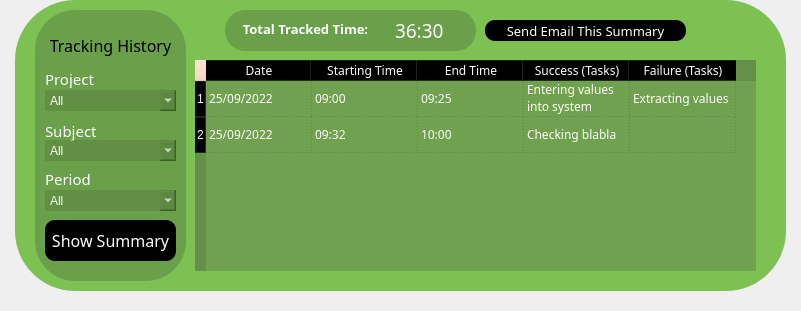
  <widget class="QWidget" name="downsideWidget" native="true">
   <property name="geometry">
    <rect>
     <x>0</x>
     <y>300</y>
     <width>801</width>
     <height>311</height>
    </rect>
   </property>
   <property name="styleSheet">
    <string notr="true"/>
   </property>
   <widget class="QWidget" name="trackingHistoryWidget" native="true">
    <property name="enabled">
     <bool>true</bool>
    </property>
    <property name="geometry">
     <rect>
      <x>15</x>
      <y>0</y>
      <width>771</width>
      <height>291</height>
     </rect>
    </property>
    <property name="styleSheet">
     <string notr="true">background-color:rgb(125, 193, 83);
color:rgb(255,255,255);

border-radius:60px;</string>
    </property>
    <widget class="QWidget" name="showSummaryWidget" native="true">
     <property name="enabled">
      <bool>true</bool>
     </property>
     <property name="geometry">
      <rect>
       <x>20</x>
       <y>10</y>
       <width>151</width>
       <height>271</height>
      </rect>
     </property>
     <property name="styleSheet">
      <string notr="true">background-color:rgba(88, 128, 63, 128);
border-radius:40px;
</string>
     </property>
     <widget class="QComboBox" name="showSummaryProjectCombo">
      <property name="geometry">
       <rect>
        <x>10</x>
        <y>80</y>
        <width>131</width>
        <height>21</height>
       </rect>
      </property>
      <property name="styleSheet">
       <string notr="true"/>
      </property>
      <item>
       <property name="text">
        <string>All</string>
       </property>
      </item>
      <item>
       <property name="text">
        <string>project01</string>
       </property>
      </item>
      <item>
       <property name="text">
        <string>project02</string>
       </property>
      </item>
      <item>
       <property name="text">
        <string>project03</string>
       </property>
      </item>
     </widget>
     <widget class="QLabel" name="showSummaryProjectText">
      <property name="geometry">
       <rect>
        <x>10</x>
        <y>60</y>
        <width>71</width>
        <height>18</height>
       </rect>
      </property>
      <property name="font">
       <font>
        <family>Chalkboard</family>
        <pointsize>11</pointsize>
        <weight>50</weight>
        <bold>false</bold>
        <underline>false</underline>
       </font>
      </property>
      <property name="layoutDirection">
       <enum>Qt::LeftToRight</enum>
      </property>
      <property name="styleSheet">
       <string notr="true">background-color:rgba(255, 255, 255, 0);</string>
      </property>
      <property name="text">
       <string>Project</string>
      </property>
     </widget>
     <widget class="QLabel" name="showSummarySubjectText">
      <property name="geometry">
       <rect>
        <x>10</x>
        <y>110</y>
        <width>61</width>
        <height>21</height>
       </rect>
      </property>
      <property name="font">
       <font>
        <family>Chalkboard</family>
        <pointsize>11</pointsize>
        <underline>false</underline>
       </font>
      </property>
      <property name="layoutDirection">
       <enum>Qt::LeftToRight</enum>
      </property>
      <property name="styleSheet">
       <string notr="true">background-color:rgba(255, 255, 255, 0);</string>
      </property>
      <property name="text">
       <string>Subject</string>
      </property>
     </widget>
     <widget class="QLabel" name="showSummaryPeriodText">
      <property name="geometry">
       <rect>
        <x>10</x>
        <y>160</y>
        <width>51</width>
        <height>18</height>
       </rect>
      </property>
      <property name="font">
       <font>
        <family>Chalkboard</family>
        <pointsize>11</pointsize>
        <underline>false</underline>
       </font>
      </property>
      <property name="layoutDirection">
       <enum>Qt::LeftToRight</enum>
      </property>
      <property name="styleSheet">
       <string notr="true">background-color:rgba(255, 255, 255, 0);</string>
      </property>
      <property name="text">
       <string>Period</string>
      </property>
     </widget>
     <widget class="QComboBox" name="showSummarySubjectCombo">
      <property name="geometry">
       <rect>
        <x>10</x>
        <y>130</y>
        <width>131</width>
        <height>21</height>
       </rect>
      </property>
      <property name="styleSheet">
       <string notr="true"/>
      </property>
      <item>
       <property name="text">
        <string>All</string>
       </property>
      </item>
      <item>
       <property name="text">
        <string>Subject01</string>
       </property>
      </item>
      <item>
       <property name="text">
        <string>Subject02</string>
       </property>
      </item>
      <item>
       <property name="text">
        <string>Subject03</string>
       </property>
      </item>
     </widget>
     <widget class="QComboBox" name="showSummaryPeriodCombo">
      <property name="geometry">
       <rect>
        <x>10</x>
        <y>180</y>
        <width>131</width>
        <height>21</height>
       </rect>
      </property>
      <property name="styleSheet">
       <string notr="true"/>
      </property>
      <item>
       <property name="text">
        <string>All</string>
       </property>
      </item>
      <item>
       <property name="text">
        <string>Today</string>
       </property>
      </item>
      <item>
       <property name="text">
        <string>This week</string>
       </property>
      </item>
      <item>
       <property name="text">
        <string>This month</string>
       </property>
      </item>
      <item>
       <property name="text">
        <string/>
       </property>
      </item>
     </widget>
     <widget class="QLabel" name="trackingHistoryTitleText">
      <property name="geometry">
       <rect>
        <x>10</x>
        <y>20</y>
        <width>131</width>
        <height>31</height>
       </rect>
      </property>
      <property name="font">
       <font>
        <family>Chalkboard</family>
        <pointsize>12</pointsize>
        <weight>50</weight>
        <bold>false</bold>
        <underline>false</underline>
       </font>
      </property>
      <property name="layoutDirection">
       <enum>Qt::LeftToRight</enum>
      </property>
      <property name="styleSheet">
       <string notr="true">background-color: rgba(255, 255, 255, 0);
border-radius:10px;
color:rgb(0,0,0);</string>
      </property>
      <property name="text">
       <string>Tracking History</string>
      </property>
      <property name="alignment">
       <set>Qt::AlignCenter</set>
      </property>
     </widget>
     <widget class="QPushButton" name="showSummaryButton">
      <property name="geometry">
       <rect>
        <x>10</x>
        <y>210</y>
        <width>131</width>
        <height>41</height>
       </rect>
      </property>
      <property name="font">
       <font>
        <family>Chalkboard</family>
        <pointsize>12</pointsize>
       </font>
      </property>
      <property name="styleSheet">
       <string notr="true">background-color:rgb(0, 0, 0);
border-radius:10px;
color:rgb(255, 255, 255);</string>
      </property>
      <property name="text">
       <string>Show Summary</string>
      </property>
     </widget>
    </widget>
    <widget class="QWidget" name="summaryTablePart" native="true">
     <property name="enabled">
      <bool>true</bool>
     </property>
     <property name="geometry">
      <rect>
       <x>180</x>
       <y>60</y>
       <width>561</width>
       <height>211</height>
      </rect>
     </property>
     <property name="styleSheet">
      <string notr="true">background-color:rgba(255, 207, 180, 24);
border-radius:0px;

 
</string>
     </property>
     <widget class="QTableWidget" name="summaryTableValuesWidget">
      <property name="geometry">
       <rect>
        <x>0</x>
        <y>0</y>
        <width>561</width>
        <height>211</height>
       </rect>
      </property>
      <property name="font">
       <font>
        <family>Chalkboard</family>
        <pointsize>9</pointsize>
        <weight>50</weight>
        <italic>false</italic>
        <bold>false</bold>
       </font>
      </property>
      <property name="styleSheet">
       <string notr="true">background-color:rgba(88, 128, 63, 128);
font: 9pt &quot;Chalkboard&quot;;
text-align: center;</string>
      </property>
      <property name="sizeAdjustPolicy">
       <enum>QAbstractScrollArea::AdjustIgnored</enum>
      </property>
      <property name="autoScrollMargin">
       <number>14</number>
      </property>
      <property name="alternatingRowColors">
       <bool>false</bool>
      </property>
      <property name="gridStyle">
       <enum>Qt::DotLine</enum>
      </property>
      <property name="wordWrap">
       <bool>true</bool>
      </property>
      <attribute name="horizontalHeaderMinimumSectionSize">
       <number>20</number>
      </attribute>
      <attribute name="horizontalHeaderDefaultSectionSize">
       <number>106</number>
      </attribute>
      <attribute name="verticalHeaderCascadingSectionResizes">
       <bool>false</bool>
      </attribute>
      <attribute name="verticalHeaderMinimumSectionSize">
       <number>25</number>
      </attribute>
      <attribute name="verticalHeaderDefaultSectionSize">
       <number>36</number>
      </attribute>
      <row>
       <property name="text">
        <string>1</string>
       </property>
       <property name="font">
        <font>
         <pointsize>9</pointsize>
        </font>
       </property>
       <property name="background">
        <color>
         <red>0</red>
         <green>0</green>
         <blue>0</blue>
        </color>
       </property>
      </row>
      <row>
       <property name="text">
        <string>2</string>
       </property>
       <property name="font">
        <font>
         <pointsize>9</pointsize>
        </font>
       </property>
       <property name="background">
        <color>
         <red>0</red>
         <green>0</green>
         <blue>0</blue>
        </color>
       </property>
      </row>
      <column>
       <property name="text">
        <string>Date</string>
       </property>
       <property name="font">
        <font>
         <family>Chalkboard</family>
         <pointsize>9</pointsize>
        </font>
       </property>
       <property name="background">
        <color>
         <red>0</red>
         <green>0</green>
         <blue>0</blue>
        </color>
       </property>
      </column>
      <column>
       <property name="text">
        <string>Starting Time</string>
       </property>
       <property name="font">
        <font>
         <family>Chalkboard</family>
         <pointsize>9</pointsize>
        </font>
       </property>
       <property name="background">
        <color>
         <red>0</red>
         <green>0</green>
         <blue>0</blue>
        </color>
       </property>
      </column>
      <column>
       <property name="text">
        <string>End Time</string>
       </property>
       <property name="font">
        <font>
         <family>Chalkboard</family>
         <pointsize>9</pointsize>
        </font>
       </property>
       <property name="background">
        <color>
         <red>0</red>
         <green>0</green>
         <blue>0</blue>
        </color>
       </property>
      </column>
      <column>
       <property name="text">
        <string>Success (Tasks)</string>
       </property>
       <property name="font">
        <font>
         <family>Chalkboard</family>
         <pointsize>9</pointsize>
        </font>
       </property>
       <property name="background">
        <color>
         <red>0</red>
         <green>0</green>
         <blue>0</blue>
        </color>
       </property>
      </column>
      <column>
       <property name="text">
        <string>Failure (Tasks)</string>
       </property>
       <property name="font">
        <font>
         <family>Chalkboard</family>
         <pointsize>9</pointsize>
        </font>
       </property>
       <property name="background">
        <color>
         <red>0</red>
         <green>0</green>
         <blue>0</blue>
        </color>
       </property>
      </column>
      <item row="0" column="0">
       <property name="text">
        <string>25/09/2022</string>
       </property>
       <property name="font">
        <font>
         <pointsize>9</pointsize>
        </font>
       </property>
      </item>
      <item row="0" column="1">
       <property name="text">
        <string>09:00</string>
       </property>
       <property name="font">
        <font>
         <pointsize>9</pointsize>
        </font>
       </property>
      </item>
      <item row="0" column="2">
       <property name="text">
        <string>09:25</string>
       </property>
       <property name="font">
        <font>
         <pointsize>9</pointsize>
        </font>
       </property>
      </item>
      <item row="0" column="3">
       <property name="text">
        <string>Entering values into system</string>
       </property>
       <property name="font">
        <font>
         <pointsize>9</pointsize>
        </font>
       </property>
      </item>
      <item row="0" column="4">
       <property name="text">
        <string>Extracting values</string>
       </property>
       <property name="font">
        <font>
         <pointsize>9</pointsize>
        </font>
       </property>
      </item>
      <item row="1" column="0">
       <property name="text">
        <string>25/09/2022</string>
       </property>
       <property name="font">
        <font>
         <pointsize>9</pointsize>
        </font>
       </property>
      </item>
      <item row="1" column="1">
       <property name="text">
        <string>09:32</string>
       </property>
       <property name="font">
        <font>
         <pointsize>9</pointsize>
        </font>
       </property>
      </item>
      <item row="1" column="2">
       <property name="text">
        <string>10:00</string>
       </property>
       <property name="font">
        <font>
         <pointsize>9</pointsize>
        </font>
       </property>
      </item>
      <item row="1" column="3">
       <property name="text">
        <string>Checking blabla</string>
       </property>
       <property name="font">
        <font>
         <pointsize>9</pointsize>
        </font>
       </property>
      </item>
      <item row="1" column="4">
       <property name="text">
        <string/>
       </property>
       <property name="font">
        <font>
         <pointsize>9</pointsize>
        </font>
       </property>
      </item>
     </widget>
    </widget>
    <widget class="QWidget" name="totalTrackedTimeWidget" native="true">
     <property name="enabled">
      <bool>true</bool>
     </property>
     <property name="geometry">
      <rect>
       <x>210</x>
       <y>10</y>
       <width>251</width>
       <height>41</height>
      </rect>
     </property>
     <property name="styleSheet">
      <string notr="true">background-color:rgba(88, 128, 63, 128);
border-radius:20px;
</string>
     </property>
     <widget class="QLabel" name="totalTrackedTimeTextLabel">
      <property name="geometry">
       <rect>
        <x>10</x>
        <y>10</y>
        <width>141</width>
        <height>18</height>
       </rect>
      </property>
      <property name="font">
       <font>
        <family>Chalkboard</family>
        <pointsize>10</pointsize>
        <weight>75</weight>
        <bold>true</bold>
        <underline>false</underline>
       </font>
      </property>
      <property name="layoutDirection">
       <enum>Qt::LeftToRight</enum>
      </property>
      <property name="styleSheet">
       <string notr="true">background-color:rgba(255, 255, 255, 0);</string>
      </property>
      <property name="text">
       <string>Total Tracked Time:</string>
      </property>
      <property name="alignment">
       <set>Qt::AlignCenter</set>
      </property>
     </widget>
     <widget class="QLabel" name="totalTrackedTimeDurationLabel">
      <property name="geometry">
       <rect>
        <x>170</x>
        <y>10</y>
        <width>71</width>
        <height>20</height>
       </rect>
      </property>
      <property name="font">
       <font>
        <family>Chalkboard</family>
        <pointsize>14</pointsize>
        <underline>false</underline>
       </font>
      </property>
      <property name="layoutDirection">
       <enum>Qt::LeftToRight</enum>
      </property>
      <property name="styleSheet">
       <string notr="true">background-color:rgba(255, 255, 255, 0);</string>
      </property>
      <property name="text">
       <string>36:30</string>
      </property>
      <property name="alignment">
       <set>Qt::AlignLeading|Qt::AlignLeft|Qt::AlignVCenter</set>
      </property>
     </widget>
    </widget>
    <widget class="QPushButton" name="sendEmailThisSummaryButton">
     <property name="geometry">
      <rect>
       <x>470</x>
       <y>20</y>
       <width>201</width>
       <height>21</height>
      </rect>
     </property>
     <property name="font">
      <font>
       <family>Chalkboard</family>
       <pointsize>10</pointsize>
      </font>
     </property>
     <property name="styleSheet">
      <string notr="true">background-color:rgb(0, 0, 0);
border-radius:10px;
color:rgb(255, 255, 255);</string>
     </property>
     <property name="text">
      <string>Send Email This Summary</string>
     </property>
    </widget>
   </widget>
  </widget>
